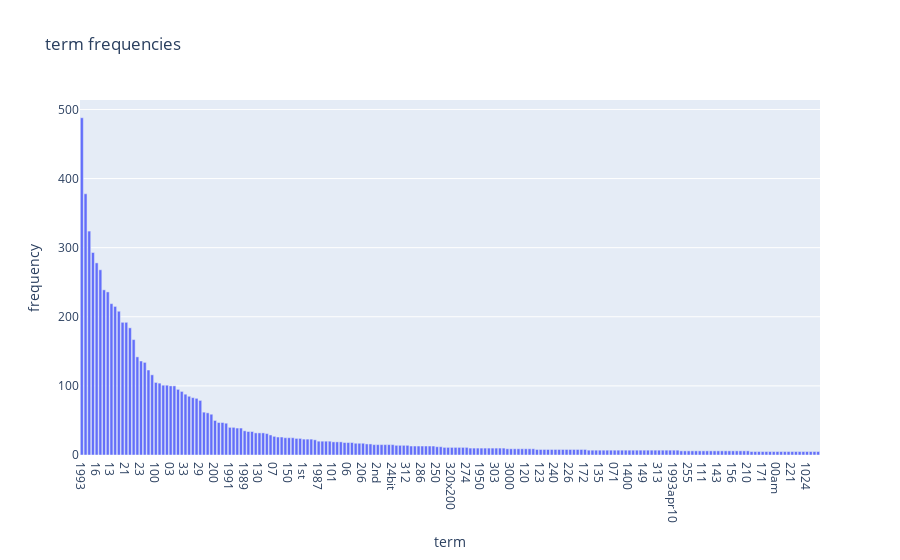

Notebook code for this chart:
### Markdown cell above
### >>> **Exercise 14 (take home):** 
Additionally, you can attempt to sort the terms on the `x-axis` by frequency instead of in alphabetical order. This way the visualization is more meaninfgul and you will be able to observe the so called [long tail](https://en.wikipedia.org/wiki/Long_tail) (get familiar with this term since it will appear a lot in data mining and other statistics courses). see picture below

![alt txt](https://upload.wikimedia.org/wikipedia/commons/thumb/8/8a/Long_tail.svg/1000px-Long_tail.svg.png)

### Code cell
# Answer here
# get terms and their frequencies
x_terms = count_vect.get_feature_names_out()[:2000]
y_freq = term_frequencies[:2000]

# put into a dataFrame for easy plotting
df_plot = pd.DataFrame({
    "term": x_terms,
    "frequency": y_freq
}).sort_values("frequency", ascending=False)

# make interactive bar chart
fig = px.bar(df_plot, x="term", y="frequency", 
             title="term frequencies")

fig.update_xaxes(range=[-0.5, 199.5])  # change the amount of terms shown
fig.show()

### Figure 1 — Plotly figure (JSON) as saved in the notebook; plotly's stock layout.template omitted (floating-point values rounded to 4 significant figures; data arrays with more than 128 entries replaced by an {"elided": "..."} marker saying what was removed)
{"data": [{"hovertemplate": "term=%{x}<br>frequency=%{y}<extra></extra>", "legendgroup": "", "marker": {"color": "#636efa", "pattern": {"shape": ""}}, "name": "", "orientation": "v", "showlegend": false, "textposition": "auto", "type": "bar", "x": {"elided": "2000 str values"}, "xaxis": "x", "y": {"elided": "2000 int values"}, "yaxis": "y"}], "layout": {"barmode": "relative", "legend": {"tracegroupgap": 0}, "title": {"text": "term frequencies"}, "xaxis": {"anchor": "y", "domain": [0, 1], "range": [-0.5, 199.5], "title": {"text": "term"}}, "yaxis": {"anchor": "x", "domain": [0, 1], "title": {"text": "frequency"}}}}
